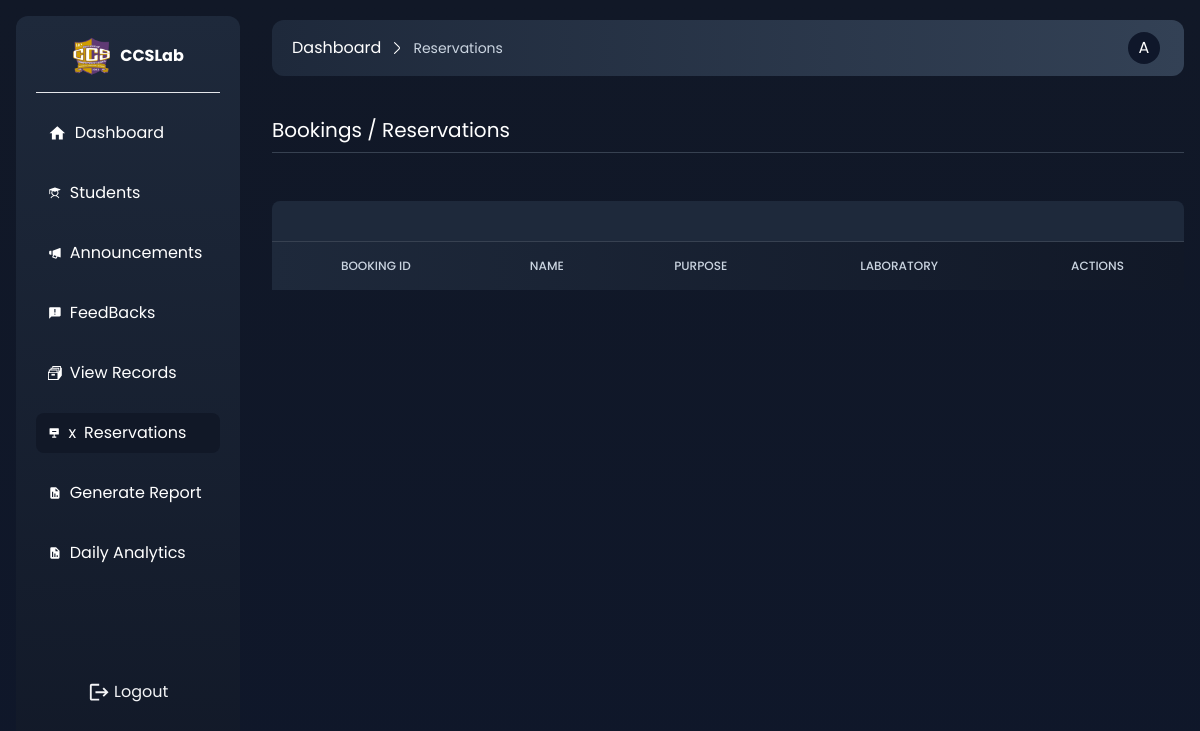
Page /admin/reservations.php (signed in) on the earlier database version.
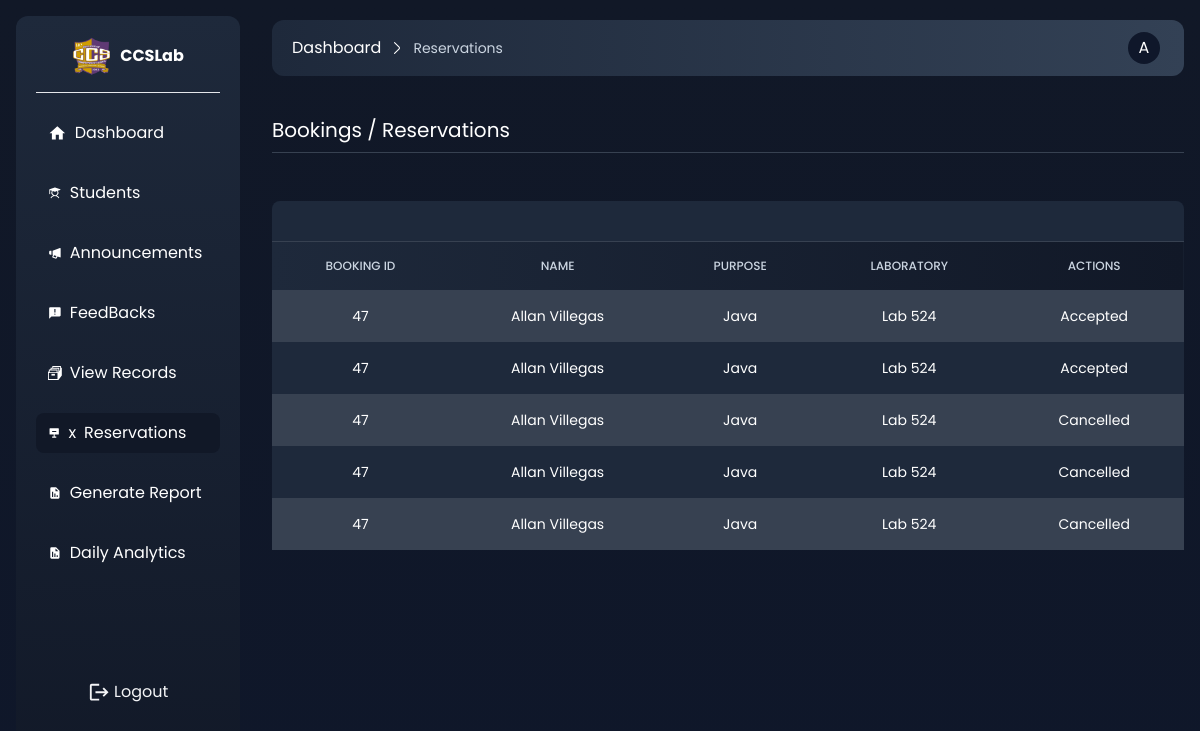
Same page on the later database version.
### tables this page shows
CREATE TABLE `bookings` (
  `id` int(11) NOT NULL,
  `student_id` int(11) NOT NULL,
  `purpose` varchar(254) NOT NULL,
  `laboratory` varchar(254) NOT NULL,
  `reservation_date` date NOT NULL,
  `date_created` datetime NOT NULL DEFAULT current_timestamp(),
  `status` varchar(254) NOT NULL DEFAULT 'Pending'
);

CREATE TABLE `students` (
  `id` int(80) NOT NULL,
  `email` varchar(255) NOT NULL,
  `password` varchar(255) NOT NULL,
  `first_name` varchar(255) NOT NULL,
  `last_name` varchar(255) NOT NULL,
  `id_no` int(255) NOT NULL,
  `course` varchar(255) NOT NULL,
  `year` varchar(80) NOT NULL,
  `no_sessions` int(11) NOT NULL DEFAULT 30,
  `active` int(60) NOT NULL DEFAULT 0,
  `created_at` datetime NOT NULL DEFAULT current_timestamp(),
  `updated_at` datetime NOT NULL DEFAULT current_timestamp()
);

### admin/views/reservations.view.php (the view, shortened to what this page needs)
<div class="mt-10 flex flex-col relative gap-6">
    <div class="absolute -z-10 top-0 left-0 right-0 bottom-0 flex items-center justify-center">
    </div>
    <div class="border-b pb-2 border-gray-700">
        <h1 class="text-xl">Bookings / Reservations</h1>
    </div>
    <div class="bg-slate-800   rounded-lg flex flex-col ">
        <div class="overflow-x-auto flex-wrap  gap-3 flex items-center justify-between p-5 border-b border-gray-700">
        </div>
        <div class="overflow-x-auto">
            <table class="w-full text-sm text-left rtl:text-right text-gray-500 dark:text-gray-400 ">
                <thead class="text-xs bg-gradient-to-l to-slate-800 from-gray-900 uppercase ">
                    <tr>
                        <th class="border px-4 py-4 font-medium border-none text-slate-300 text-center font-bold">BOOKING ID
                        </th>
                        <th class="border px-4 py-4 font-medium border-none text-slate-300 text-center">NAME</th>
                        <th class="border px-4 py-4 font-medium border-none text-slate-300 text-center">PURPOSE</th>
                        <th class="border px-4 py-4 font-medium border-none text-slate-300 text-center">LABORATORY</th>
                        <th class="border px-4 py-4 font-medium border-none text-slate-300 text-center">ACTIONS</th>
                    </tr>
                </thead>
                <tbody id="tbody" class="relative">
                <?php foreach($books as $book) : ?>
                    <tr class="odd:bg-gray-700 bg-slate-800">
                                <td class="border px-4 py-4 border-none text-center text-xs md:text-sm text-white"><?php echo $book['id'];?></td>
                                <td class="border px-4 py-4 border-none text-center text-xs md:text-sm text-white"><?php echo $book['first_name'];?> <?php echo $book['last_name'];?></td>
                                <td class="border px-4 py-4 border-none text-center text-xs md:text-sm text-white"><?php echo $book['purpose'];?></td>
                                <td class="border px-4 py-4 border-none text-center text-xs md:text-sm text-white"><?php echo $book['laboratory'];?></td>
                                <td class="border px-4 py-4 border-none text-center text-xs md:text-sm text-white"><?php echo ($book['status'] == 'Pending' ? '<div class="flex justify-center items-center gap-2"><a href="./accept?id='.$book['student_id'].'&bid='.$book['bid'].'" class="bg-green-500 p-2 rounded-md">Accept</a><a href="./reject?id='.$book['student_id'].'&bid='.$book['bid'].'" class="bg-red-500 p-2 rounded-md">Reject</a></div>' : $book['status'])?></td>
                               </tr>
                <?php endforeach;?>
                </tbody>
            </table>
        </div>
    </div>
</div>

Differences in the rows shown:
added bookings: student "47", student.first_name "Allan", student.last_name "Villegas", purpose "Java", laboratory "Lab 524", status "Accepted"
added bookings: student "47", student.first_name "Allan", student.last_name "Villegas", purpose "Java", laboratory "Lab 524", status "Accepted"
added bookings: student "47", student.first_name "Allan", student.last_name "Villegas", purpose "Java", laboratory "Lab 524", status "Cancelled"
added bookings: student "47", student.first_name "Allan", student.last_name "Villegas", purpose "Java", laboratory "Lab 524", status "Cancelled"
added bookings: student "47", student.first_name "Allan", student.last_name "Villegas", purpose "Java", laboratory "Lab 524", status "Cancelled"
